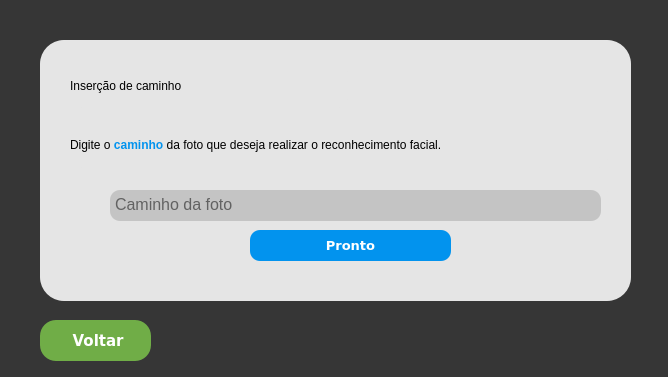
<?xml version="1.0" encoding="UTF-8"?>
<ui version="4.0">
 <class>MainWindow</class>
 <widget class="QMainWindow" name="MainWindow">
  <property name="geometry">
   <rect>
    <x>0</x>
    <y>0</y>
    <width>668</width>
    <height>377</height>
   </rect>
  </property>
  <property name="minimumSize">
   <size>
    <width>668</width>
    <height>377</height>
   </size>
  </property>
  <property name="maximumSize">
   <size>
    <width>668</width>
    <height>377</height>
   </size>
  </property>
  <property name="windowTitle">
   <string>MainWindow</string>
  </property>
  <property name="styleSheet">
   <string notr="true">background-color:#363636;</string>
  </property>
  <widget class="QWidget" name="centralwidget">
   <widget class="QFrame" name="container">
    <property name="geometry">
     <rect>
      <x>40</x>
      <y>40</y>
      <width>591</width>
      <height>261</height>
     </rect>
    </property>
    <property name="styleSheet">
     <string notr="true">border-radius:24px;
background-color:#e5e5e5;</string>
    </property>
    <property name="frameShape">
     <enum>QFrame::Panel</enum>
    </property>
    <property name="frameShadow">
     <enum>QFrame::Raised</enum>
    </property>
    <widget class="QLabel" name="label">
     <property name="geometry">
      <rect>
       <x>30</x>
       <y>80</y>
       <width>541</width>
       <height>51</height>
      </rect>
     </property>
     <property name="styleSheet">
      <string notr="true">QLabel{
font:400 12pt &quot;Verdana&quot;;
color:black;
}</string>
     </property>
     <property name="text">
      <string>Digite o&lt;span style=&quot;color:#0293ee;font-weight:500&quot;&gt; caminho&lt;/span&gt; da foto que deseja realizar o reconhecimento facial.</string>
     </property>
     <property name="wordWrap">
      <bool>true</bool>
     </property>
    </widget>
    <widget class="QLabel" name="labelIcon">
     <property name="geometry">
      <rect>
       <x>30</x>
       <y>150</y>
       <width>31</width>
       <height>31</height>
      </rect>
     </property>
     <property name="text">
      <string/>
     </property>
     <property name="pixmap">
      <pixmap>C:/Users/Vinicius/Downloads/trabalhar.png</pixmap>
     </property>
     <property name="scaledContents">
      <bool>true</bool>
     </property>
    </widget>
    <widget class="QTextEdit" name="input_caminho">
     <property name="geometry">
      <rect>
       <x>70</x>
       <y>150</y>
       <width>491</width>
       <height>31</height>
      </rect>
     </property>
     <property name="styleSheet">
      <string notr="true">QTextEdit{
font-size:12pt;
border-radius:10px;
background-color:#C4C4C4;
padding:1px;
}</string>
     </property>
     <property name="autoFormatting">
      <set>QTextEdit::AutoNone</set>
     </property>
     <property name="html">
      <string>&lt;!DOCTYPE HTML PUBLIC &quot;-//W3C//DTD HTML 4.0//EN&quot; &quot;http://www.w3.org/TR/REC-html40/strict.dtd&quot;&gt;
&lt;html&gt;&lt;head&gt;&lt;meta name=&quot;qrichtext&quot; content=&quot;1&quot; /&gt;&lt;style type=&quot;text/css&quot;&gt;
p, li { white-space: pre-wrap; }
&lt;/style&gt;&lt;/head&gt;&lt;body style=&quot; font-family:'MS Shell Dlg 2'; font-size:12pt; font-weight:400; font-style:normal;&quot;&gt;
&lt;p style=&quot;-qt-paragraph-type:empty; margin-top:0px; margin-bottom:0px; margin-left:0px; margin-right:0px; -qt-block-indent:0; text-indent:0px;&quot;&gt;&lt;br /&gt;&lt;/p&gt;&lt;/body&gt;&lt;/html&gt;</string>
     </property>
     <property name="placeholderText">
      <string>Caminho da foto</string>
     </property>
    </widget>
    <widget class="QPushButton" name="botao_pronto">
     <property name="geometry">
      <rect>
       <x>210</x>
       <y>190</y>
       <width>201</width>
       <height>31</height>
      </rect>
     </property>
     <property name="font">
      <font>
       <family>Verdana</family>
       <pointsize>10</pointsize>
       <weight>87</weight>
       <italic>false</italic>
       <bold>true</bold>
      </font>
     </property>
     <property name="cursor">
      <cursorShape>PointingHandCursor</cursorShape>
     </property>
     <property name="styleSheet">
      <string notr="true">QPushButton{
border-radius:10px;
background-color:#0293ee;
color:white;
font:700 10pt &quot;Verdana&quot;;
}

QPushButton:hover {
    background-color:#128bc7;
}</string>
     </property>
     <property name="text">
      <string>Pronto</string>
     </property>
     <property name="autoDefault">
      <bool>true</bool>
     </property>
     <property name="default">
      <bool>false</bool>
     </property>
     <property name="flat">
      <bool>false</bool>
     </property>
    </widget>
    <widget class="QLabel" name="label_2">
     <property name="geometry">
      <rect>
       <x>30</x>
       <y>20</y>
       <width>281</width>
       <height>51</height>
      </rect>
     </property>
     <property name="styleSheet">
      <string notr="true">QLabel{
color:black;
font: 500 18pt &quot;Verdana&quot;;
}</string>
     </property>
     <property name="text">
      <string>Inserção de caminho</string>
     </property>
    </widget>
   </widget>
   <widget class="QPushButton" name="btnVoltar">
    <property name="geometry">
     <rect>
      <x>40</x>
      <y>320</y>
      <width>111</width>
      <height>41</height>
     </rect>
    </property>
    <property name="font">
     <font>
      <family>Verdana</family>
      <pointsize>11</pointsize>
      <weight>87</weight>
      <italic>false</italic>
      <bold>true</bold>
     </font>
    </property>
    <property name="cursor">
     <cursorShape>PointingHandCursor</cursorShape>
    </property>
    <property name="styleSheet">
     <string notr="true">QPushButton {
    border-radius:16px;	
	background-color:#70ad47;
	color:white;
	font:700 11pt &quot;Verdana&quot;;
	padding:8px;
}

QPushButton:hover {
   background-color: #0293ee;
}
</string>
    </property>
    <property name="text">
     <string> Voltar</string>
    </property>
    <property name="iconSize">
     <size>
      <width>24</width>
      <height>24</height>
     </size>
    </property>
    <property name="autoDefault">
     <bool>true</bool>
    </property>
    <property name="default">
     <bool>false</bool>
    </property>
    <property name="flat">
     <bool>false</bool>
    </property>
   </widget>
  </widget>
 </widget>
 <resources/>
 <connections>
  <connection>
   <sender>btnVoltar</sender>
   <signal>clicked()</signal>
   <receiver>MainWindow</receiver>
   <slot>close()</slot>
   <hints>
    <hint type="sourcelabel">
     <x>425</x>
     <y>185</y>
    </hint>
    <hint type="destinationlabel">
     <x>235</x>
     <y>105</y>
    </hint>
   </hints>
  </connection>
 </connections>
</ui>
